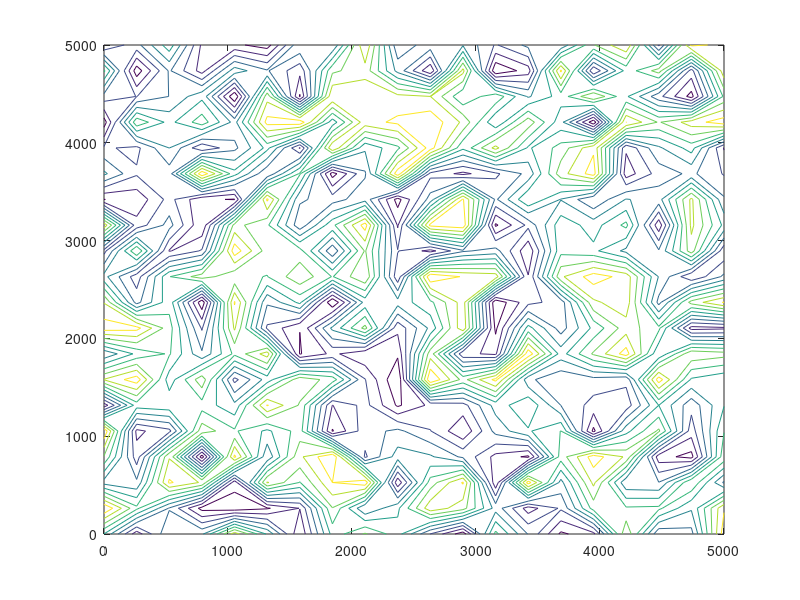

MATLAB code for this plot: (Note: this script raises an error after producing the figure.)
%% Advection models for clouds
clear; 
close all;

%% Define the space

N = 20;

delx = 250;
dely = 250;

x = linspace(0, delx*N, N);
y = linspace(0, dely*N, N);

[X, Y] = meshgrid(x, y);
Z = rand(size(X));
figure; contour(X, Y, Z);

% Example - syntehsis of a likely Digital Elevation Model
H=2; 

dem = gen_UMF2d(1.8, 0.05, H, size(X, 1)); 
colormap('bone'); surfl(dem); shading('interp')


